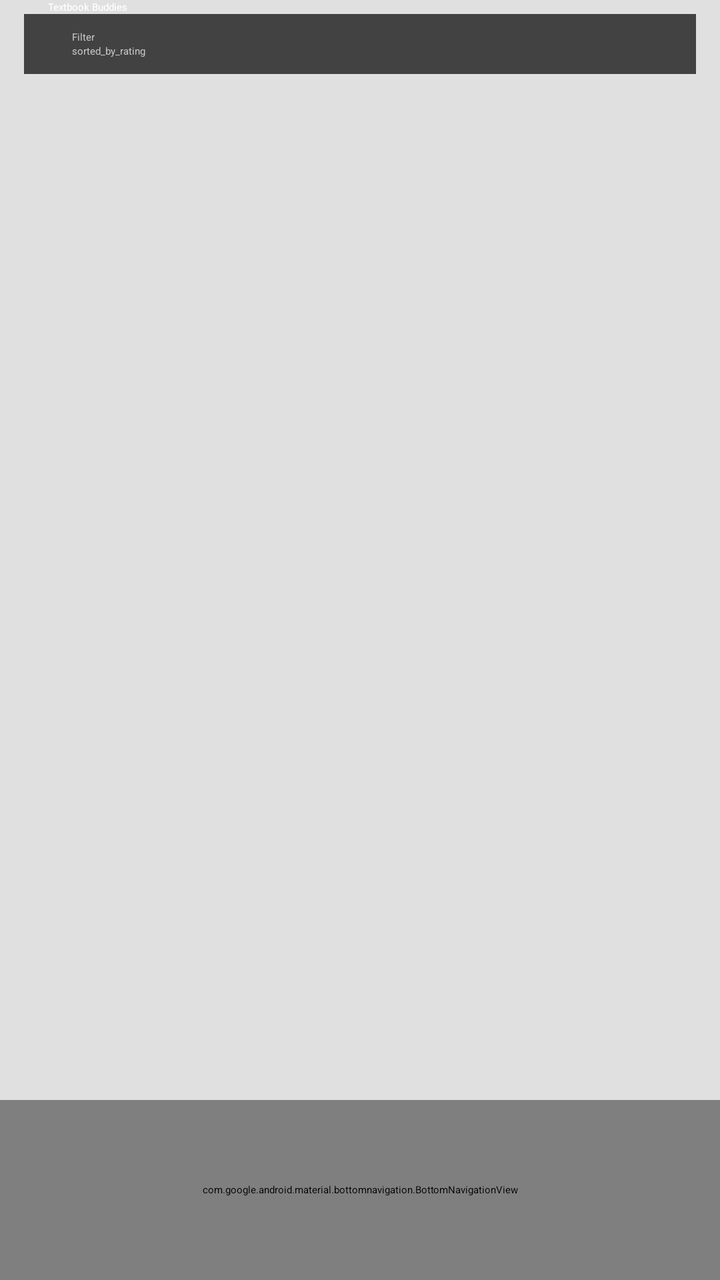
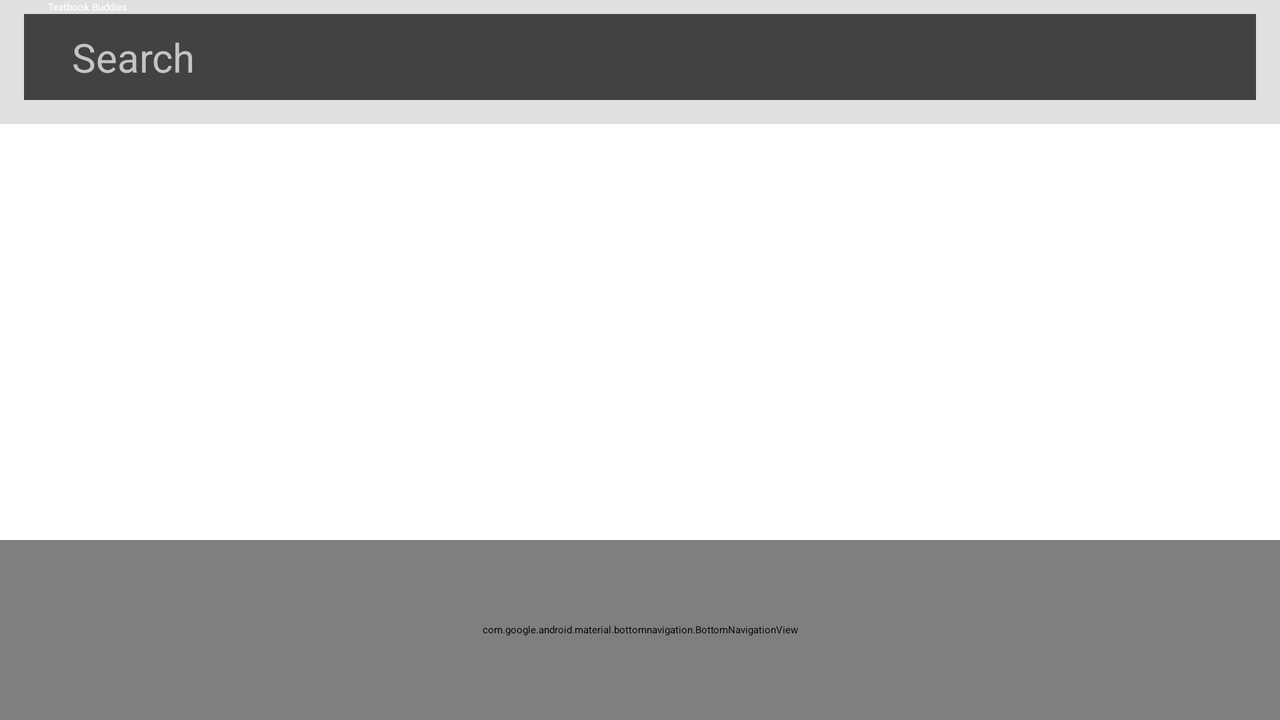

The same Android screen from two of the app's own layout files: first res/layout/ as a phone draws it, then the repository's variant for another configuration, drawn on a device whose configuration selects that folder. Both files follow.
<!-- AndroidManifest.xml: application theme Theme.TextbookBuddies.NoActionBar -->
<!-- res/layout/activity_search.xml -->
<?xml version="1.0" encoding="utf-8"?>
<RelativeLayout xmlns:android="http://schemas.android.com/apk/res/android"
    xmlns:app="http://schemas.android.com/apk/res-auto"
    xmlns:tools="http://schemas.android.com/tools"
    android:layout_width="match_parent"
    android:layout_height="match_parent"
    android:background="#E0E0E0"
    tools:context="com.example.textbookbuddies.search.Search">

    <androidx.appcompat.widget.Toolbar
        android:id="@+id/toolbar"
        android:layout_width="match_parent"
        android:layout_height="wrap_content"
        android:background="?attr/colorPrimary"
        app:title="@string/app_name"
        app:titleMarginStart="24dp"
        app:titleTextColor="@android:color/white" />

    <FrameLayout
        android:id="@+id/filter_bar_container"
        android:layout_width="match_parent"
        android:layout_height="wrap_content"
        android:layout_below="@+id/toolbar"
        android:background="?attr/colorPrimary"
        android:paddingBottom="12dp"
        android:paddingLeft="12dp"
        android:paddingRight="12dp">

        <androidx.cardview.widget.CardView
            android:id="@+id/filter_bar"
            android:layout_width="match_parent"
            android:layout_height="wrap_content"
            android:clickable="true"
            android:elevation="8dp"
            android:foreground="?attr/selectableItemBackground">

            <RelativeLayout
                android:layout_width="match_parent"
                android:layout_height="wrap_content"
                android:gravity="center_vertical">

                <ImageView
                    android:id="@+id/button_filter"
                    android:layout_width="wrap_content"
                    android:layout_height="wrap_content"
                    android:layout_centerVertical="true"
                    android:padding="8dp"
                    app:tint="@color/grey"
                    app:srcCompat="@drawable/ic_filter_list_white_24px" />

                <LinearLayout
                    android:id="@+id/text_current_search_container"
                    android:layout_width="wrap_content"
                    android:layout_height="wrap_content"
                    android:layout_centerVertical="true"
                    android:layout_marginLeft="8dp"
                    android:layout_toRightOf="@+id/button_filter"
                    android:orientation="vertical"
                    android:paddingBottom="8dp"
                    android:paddingTop="8dp">

                    <TextView
                        android:id="@+id/text_current_search"
                        android:layout_width="wrap_content"
                        android:layout_height="wrap_content"
                        android:text="all_restaurants"
                        android:textColor="@color/grey"
                        tools:text="Filter" />

                    <TextView
                        android:id="@+id/text_current_sort_by"
                        android:layout_width="wrap_content"
                        android:layout_height="wrap_content"
                        android:text="sorted_by_rating"
                        android:textColor="@color/grey" />

                </LinearLayout>

                <ImageView
                    android:id="@+id/button_clear_filter"
                    android:layout_width="wrap_content"
                    android:layout_height="wrap_content"
                    android:layout_alignParentRight="true"
                    android:layout_centerVertical="true"
                    android:padding="8dp"
                    app:tint="@color/grey"
                    app:srcCompat="@drawable/ic_close_white_24px" />

            </RelativeLayout>

        </androidx.cardview.widget.CardView>

    </FrameLayout>

    
    <androidx.recyclerview.widget.RecyclerView
        android:id="@+id/recycler_restaurants"
        android:layout_width="match_parent"
        android:layout_height="wrap_content"
        android:layout_below="@+id/filter_bar_container"
        android:background="@android:color/white"
        tools:listitem="@layout/item_restaurant" />

    
    <View
        android:layout_width="match_parent"
        android:layout_height="4dp"
        android:layout_below="@+id/filter_bar_container" />

    
    <LinearLayout
        android:id="@+id/view_empty"
        android:layout_width="wrap_content"
        android:layout_height="wrap_content"
        android:layout_alignParentBottom="true"
        android:layout_below="@+id/toolbar"
        android:layout_centerHorizontal="true"
        android:gravity="center"
        android:orientation="vertical"
        android:visibility="gone"
        tools:visibility="gone">

        <TextView
            android:layout_width="wrap_content"
            android:layout_height="wrap_content"
            android:gravity="center"
            android:text="no results"
            android:textColor="@color/grey" />

    </LinearLayout>

    <ProgressBar
        android:id="@+id/progress_loading"
        android:layout_width="wrap_content"
        android:layout_height="wrap_content"
        android:layout_alignBottom="@+id/recycler_restaurants"
        android:layout_alignTop="@+id/recycler_restaurants"
        android:layout_centerHorizontal="true"
        android:visibility="gone" />

    <com.google.android.material.bottomnavigation.BottomNavigationView
        android:id="@+id/bottomNavView_Bar"
        android:layout_width="420dp"
        android:layout_height="90dp"
        android:background="@color/maroon"
        android:visibility="visible"
        app:itemIconTint="?android:attr/colorActivatedHighlight"
        app:itemTextColor="?android:attr/colorActivatedHighlight"
        app:labelVisibilityMode="labeled"
        android:layout_alignParentBottom="true"
        app:menu="@menu/bottom_navigation_menu" />

</RelativeLayout>
<!-- res/layout/item_restaurant.xml (included above) -->
<?xml version="1.0" encoding="utf-8"?>
<RelativeLayout xmlns:android="http://schemas.android.com/apk/res/android"
    xmlns:tools="http://schemas.android.com/tools"
    android:layout_width="match_parent"
    android:layout_height="wrap_content"
    android:background="?attr/selectableItemBackground"
    android:orientation="vertical"
    android:padding="8dp">

    <ImageView
        android:id="@+id/restaurant_item_image"
        android:layout_width="60dp"
        android:layout_height="60dp"
        android:background="#757575"
        android:scaleType="centerCrop"
        android:src="@drawable/ic_restaurant_white_24px" />

    <TextView
        android:id="@+id/restaurant_item_name"
        style="@style/AppTheme.Subheader"
        android:layout_width="wrap_content"
        android:layout_height="wrap_content"
        android:layout_alignTop="@+id/restaurant_item_image"
        android:layout_marginBottom="4dp"
        android:layout_marginLeft="8dp"
        android:layout_marginTop="-2dp"
        android:layout_toLeftOf="@+id/restaurant_item_price"
        android:layout_toRightOf="@+id/restaurant_item_image"
        android:ellipsize="end"
        android:maxLines="1"
        tools:text="Foo's Bar" />

    <me.zhanghai.android.materialratingbar.MaterialRatingBar
        android:id="@+id/restaurant_item_rating"
        style="@style/Widget.MaterialRatingBar.RatingBar.Indicator.Small"
        android:layout_width="wrap_content"
        android:layout_height="wrap_content"
        android:layout_alignLeft="@+id/restaurant_item_name"
        android:layout_below="@+id/restaurant_item_name"
        android:layout_marginBottom="4dp" />

    <TextView
        android:id="@+id/restaurant_item_num_ratings"
        style="@style/AppTheme.Caption"
        android:layout_width="wrap_content"
        android:layout_height="wrap_content"
        android:layout_alignBottom="@+id/restaurant_item_rating"
        android:layout_alignTop="@+id/restaurant_item_rating"
        android:layout_marginLeft="4dp"
        android:layout_toRightOf="@+id/restaurant_item_rating"
        android:gravity="center_vertical"
        android:textColor="@color/greyDisabled"
        tools:text="(10)" />

    <TextView
        android:id="@+id/restaurant_item_category"
        style="@style/AppTheme.Body1"
        android:layout_width="wrap_content"
        android:layout_height="wrap_content"
        android:layout_alignLeft="@+id/restaurant_item_name"
        android:layout_below="@+id/restaurant_item_rating"
        android:textColor="@color/greySecondary"
        tools:text="Italian" />

    <TextView
        android:id="@+id/restaurant_item_city_divider"
        style="@style/AppTheme.TextDivider"
        android:layout_alignTop="@+id/restaurant_item_category"
        android:layout_toRightOf="@+id/restaurant_item_category"
        android:text="@string/divider_bullet" />

    <TextView
        android:id="@+id/restaurant_item_city"
        style="@style/AppTheme.Body1"
        android:layout_width="wrap_content"
        android:layout_height="wrap_content"
        android:layout_alignTop="@+id/restaurant_item_category"
        android:layout_toRightOf="@+id/restaurant_item_city_divider"
        android:textColor="@color/greySecondary"
        tools:text="San Francisco" />

    <TextView
        android:id="@+id/restaurant_item_price"
        style="@style/AppTheme.Caption"
        android:layout_width="wrap_content"
        android:layout_height="wrap_content"
        android:layout_alignParentRight="true"
        android:textColor="@color/greySecondary"
        tools:text="$$$" />

</RelativeLayout>
<!-- resources referenced by this layout -->
<resources>
  <color name="grey">#C4C4C4</color>
  <color name="greyDisabled">#61000000</color>
  <color name="greySecondary">#8B000000</color>
  <color name="maroon">#730606</color>
  <!-- drawable ic_close_white_24px (drawable) -->
  <vector xmlns:android="http://schemas.android.com/apk/res/android"
      android:width="24dp"
      android:height="24dp"
      android:viewportWidth="24.0"
      android:viewportHeight="24.0">
      <path
          android:pathData="M19,6.41L17.59,5 12,10.59 6.41,5 5,6.41 10.59,12 5,17.59 6.41,19 12,13.41 17.59,19 19,17.59 13.41,12z"
          android:fillColor="#FFFFFF"/>
  </vector>
  <!-- drawable ic_filter_list_white_24px (drawable) -->
  <vector xmlns:android="http://schemas.android.com/apk/res/android"
      android:width="24dp"
      android:height="24dp"
      android:viewportWidth="24.0"
      android:viewportHeight="24.0">
      <path
          android:pathData="M10,18h4v-2h-4v2zM3,6v2h18L21,6L3,6zM6,13h12v-2L6,11v2z"
          android:fillColor="#FFFFFF"/>
  </vector>
  <!-- drawable ic_restaurant_white_24px (drawable) -->
  <vector xmlns:android="http://schemas.android.com/apk/res/android"
      android:width="24dp"
      android:height="24dp"
      android:viewportWidth="24.0"
      android:viewportHeight="24.0">
      <path
          android:pathData="M11,9L9,9L9,2L7,2v7L5,9L5,2L3,2v7c0,2.12 1.66,3.84 3.75,3.97L6.75,22h2.5v-9.03C11.34,12.84 13,11.12 13,9L13,2h-2v7zM16,6v8h2.5v8L21,22L21,2c-2.76,0 -5,2.24 -5,4z"
          android:fillColor="#FFFFFF"/>
  </vector>
  <string name="app_name">Textbook Buddies</string>
  <style name="AppTheme.Body1">
          <item name="android:fontFamily">sans-serif</item>
          <item name="android:textSize">14sp</item>
      </style>
  <style name="AppTheme.Caption">
          <item name="android:fontFamily">sans-serif</item>
          <item name="android:textSize">12sp</item>
      </style>
  <style name="AppTheme.Subheader">
          <item name="android:fontFamily">sans-serif</item>
          <item name="android:textSize">16sp</item>
      </style>
  <style name="AppTheme.TextDivider">
          <item name="android:layout_width">wrap_content</item>
          <item name="android:layout_height">wrap_content</item>
          <item name="android:layout_marginLeft">4dp</item>
          <item name="android:layout_marginRight">4dp</item>
          <item name="android:textColor">@color/greySecondary</item>
      </style>
</resources>
<!-- res/layout-land/activity_search.xml (the repository's variant of the layout above) -->
<!-- drawn on the phone turned sideways -->
<?xml version="1.0" encoding="utf-8"?>
<RelativeLayout xmlns:android="http://schemas.android.com/apk/res/android"
    xmlns:app="http://schemas.android.com/apk/res-auto"
    xmlns:tools="http://schemas.android.com/tools"
    android:layout_width="match_parent"
    android:layout_height="match_parent"
    android:background="#E0E0E0"
    tools:context="com.example.textbookbuddies.search.Search">

    <androidx.appcompat.widget.Toolbar
        android:id="@+id/toolbar"
        android:layout_width="match_parent"
        android:layout_height="wrap_content"
        android:background="?attr/colorPrimary"
        app:title="@string/app_name"
        app:titleMarginStart="24dp"
        app:titleTextColor="@android:color/white" />

    <FrameLayout
        android:id="@+id/filter_bar_container"
        android:layout_width="match_parent"
        android:layout_height="wrap_content"
        android:layout_below="@+id/toolbar"
        android:background="?attr/colorPrimary"
        android:paddingBottom="12dp"
        android:paddingLeft="12dp"
        android:paddingRight="12dp">

        <androidx.cardview.widget.CardView
            android:id="@+id/filter_bar"
            android:layout_width="match_parent"
            android:layout_height="wrap_content"
            android:clickable="true"
            android:elevation="8dp"
            android:foreground="?attr/selectableItemBackground">

            <RelativeLayout
                android:layout_width="match_parent"
                android:layout_height="wrap_content"
                android:gravity="center_vertical">

                <ImageView
                    android:id="@+id/button_filter"
                    android:layout_width="wrap_content"
                    android:layout_height="wrap_content"
                    android:layout_centerVertical="true"
                    android:padding="8dp"
                    app:tint="@color/grey"
                    app:srcCompat="@drawable/ic_filter_list_white_24px" />

                <LinearLayout
                    android:id="@+id/text_current_search_container"
                    android:layout_width="wrap_content"
                    android:layout_height="wrap_content"
                    android:layout_centerVertical="true"
                    android:layout_marginLeft="8dp"
                    android:layout_toRightOf="@+id/button_filter"
                    android:orientation="vertical"
                    android:paddingBottom="8dp"
                    android:paddingTop="8dp">

                    <EditText
                        android:id="@+id/text_current_search"
                        android:layout_width="wrap_content"
                        android:layout_height="wrap_content"
                        android:textSize="20dp"
                        android:hint="Search"
                        android:textColor="@color/grey"/>








                </LinearLayout>

                <ImageView
                    android:id="@+id/button_clear_filter"
                    android:layout_width="wrap_content"
                    android:layout_height="wrap_content"
                    android:layout_alignParentRight="true"
                    android:layout_centerVertical="true"
                    android:padding="8dp"
                    app:tint="@color/grey"
                    app:srcCompat="@drawable/ic_close_white_24px" />

            </RelativeLayout>

        </androidx.cardview.widget.CardView>

    </FrameLayout>

    
    <androidx.recyclerview.widget.RecyclerView
        android:id="@+id/recycler_books"
        android:layout_width="match_parent"
        android:layout_height="wrap_content"
        android:layout_above="@+id/bottomNavView_Bar"
        android:layout_below="@+id/filter_bar_container"
        android:layout_marginBottom="-1dp"
        android:background="@android:color/white"
        tools:listitem="@layout/item_book_public" />

    
    <View
        android:layout_width="match_parent"
        android:layout_height="4dp"
        android:layout_below="@+id/filter_bar_container" />

    
    <LinearLayout
        android:id="@+id/view_empty"
        android:layout_width="wrap_content"
        android:layout_height="wrap_content"
        android:layout_alignParentBottom="true"
        android:layout_below="@+id/toolbar"
        android:layout_centerHorizontal="true"
        android:gravity="center"
        android:orientation="vertical"
        android:visibility="gone"
        tools:visibility="gone">

        <TextView
            android:layout_width="wrap_content"
            android:layout_height="wrap_content"
            android:gravity="center"
            android:text="no results"
            android:textColor="@color/grey" />

    </LinearLayout>

    <ProgressBar
        android:id="@+id/progress_loading"
        android:layout_width="wrap_content"
        android:layout_height="wrap_content"
        android:layout_alignBottom="@+id/recycler_books"
        android:layout_alignTop="@+id/recycler_books"
        android:layout_centerHorizontal="true"
        android:visibility="gone" />

    <com.google.android.material.bottomnavigation.BottomNavigationView
        android:id="@+id/bottomNavView_Bar"
        android:layout_width="match_parent"
        android:layout_height="90dp"
        android:layout_alignParentBottom="true"
        android:background="@color/maroon"
        android:visibility="visible"
        app:itemIconTint="?android:attr/colorActivatedHighlight"
        app:itemTextColor="?android:attr/colorActivatedHighlight"
        app:labelVisibilityMode="labeled"
        app:menu="@menu/bottom_navigation_menu" />

</RelativeLayout>
<!-- res/layout/item_book_public.xml (included above) -->
<?xml version="1.0" encoding="utf-8"?>
<RelativeLayout xmlns:android="http://schemas.android.com/apk/res/android"
    xmlns:tools="http://schemas.android.com/tools"
    xmlns:app="http://schemas.android.com/apk/res-auto"
    android:id="@+id/itembook_public"
    android:layout_width="match_parent"
    android:layout_height="wrap_content"
    android:background="?attr/selectableItemBackground"
    android:orientation="vertical">

    <ImageView
        android:id="@+id/bkDetailedImage"
        android:layout_width="120dp"
        android:layout_height="120dp"
        android:layout_marginLeft="5dp"
        android:layout_marginRight="5dp"
        android:layout_marginTop="5dp"
        android:layout_marginBottom="5dp"
        android:scaleType="centerCrop"
        app:srcCompat="@drawable/ic_baseline_image_100"/>

    <TextView
        android:id="@+id/bkTitle"
        android:layout_width="wrap_content"
        android:layout_height="wrap_content"
        android:layout_alignParentTop="true"
        android:layout_marginTop="4dp"
        android:layout_marginLeft="4dp"
        android:layout_toRightOf="@+id/bkDetailedImage"
        android:layout_toEndOf="@+id/bkDetailedImage"
        android:ellipsize="end"
        android:maxLines="1"
        android:textSize="16sp"
        tools:text="Learning C# by Developing Games with Unity 2019" />

    <TextView
        android:id="@+id/bkAuthor"
        android:layout_width="wrap_content"
        android:layout_height="wrap_content"
        android:layout_below="@+id/bkTitle"
        android:layout_alignParentEnd="true"
        android:layout_marginLeft="16dp"
        android:layout_toRightOf="@+id/bkAuthorTitle"
        android:layout_toEndOf="@+id/bkAuthorTitle"
        android:textSize="14sp"
        android:ellipsize="end"
        android:maxLines="1"
        tools:text="Joe Smith" />

    <TextView
        android:id="@+id/bkAuthorTitle"
        android:layout_width="wrap_content"
        android:layout_height="wrap_content"
        android:layout_below="@+id/bkTitle"
        android:layout_marginLeft="4dp"
        android:layout_toRightOf="@+id/bkDetailedImage"
        android:textSize="14sp"
        android:ellipsize="end"
        android:maxLines="1"
        android:text="Author: " />

    <TextView
        android:id="@+id/bkEmail"
        android:layout_width="wrap_content"
        android:layout_height="wrap_content"
        android:layout_below="@+id/bkPrice"
        android:layout_marginLeft="16dp"
        android:layout_toRightOf="@+id/bkAuthorTitle"
        android:textSize="14sp"
        android:ellipsize="end"
        android:maxLines="1"
        tools:text="emilyrn18@vt.edu" />

    <TextView
        android:id="@+id/bkPhone"
        android:layout_width="206dp"
        android:layout_height="wrap_content"
        android:layout_below="@+id/bkEmail"
        android:layout_marginLeft="16dp"
        android:layout_toRightOf="@+id/bkAuthorTitle"
        android:textSize="14sp"
        android:ellipsize="end"
        android:maxLines="1"
        tools:text="434-555-0000" />

    <TextView
        android:id="@+id/bkContactTitle"
        android:layout_width="wrap_content"
        android:layout_height="wrap_content"
        android:layout_below="@+id/bkPriceTitle"
        android:layout_marginLeft="4dp"
        android:layout_toRightOf="@+id/bkDetailedImage"
        android:textSize="14sp"
        android:text="Contact:" />

    <TextView
        android:id="@+id/bkIsbn"
        android:layout_width="196dp"
        android:layout_height="wrap_content"
        android:layout_below="@+id/bkAuthor"
        android:layout_marginLeft="16dp"
        android:layout_toRightOf="@+id/bkAuthorTitle"
        android:textSize="14sp"
        tools:text="123456" />

    <TextView
        android:id="@+id/bkPrice"
        android:layout_width="209dp"
        android:layout_height="wrap_content"
        android:layout_below="@+id/bkIsbn"
        android:layout_marginLeft="16dp"
        android:layout_toRightOf="@+id/bkAuthorTitle"
        android:textSize="14sp"
        android:ellipsize="end"
        android:maxLines="1"
        tools:text="$45.99" />

    <TextView
        android:id="@+id/bkPriceTitle"
        android:layout_width="wrap_content"
        android:layout_height="wrap_content"
        android:layout_below="@+id/bkIsbnTitle"
        android:layout_marginLeft="4dp"
        android:layout_toRightOf="@+id/bkDetailedImage"
        android:textSize="14sp"
        android:text="Price:" />

    <TextView
        android:id="@+id/bkIsbnTitle"
        android:layout_width="wrap_content"
        android:layout_height="wrap_content"
        android:layout_below="@+id/bkAuthorTitle"
        android:layout_marginLeft="4dp"
        android:layout_toRightOf="@+id/bkDetailedImage"
        android:textSize="14sp"
        android:text="ISBN:" />

</RelativeLayout>
<!-- resources referenced by the variant -->
<!-- as the phone turned sideways resolves them -->
<resources>
  <color name="grey">#C4C4C4</color>
  <color name="maroon">#730606</color>
  <!-- drawable ic_close_white_24px (drawable) -->
  <vector xmlns:android="http://schemas.android.com/apk/res/android"
      android:width="24dp"
      android:height="24dp"
      android:viewportWidth="24.0"
      android:viewportHeight="24.0">
      <path
          android:pathData="M19,6.41L17.59,5 12,10.59 6.41,5 5,6.41 10.59,12 5,17.59 6.41,19 12,13.41 17.59,19 19,17.59 13.41,12z"
          android:fillColor="#FFFFFF"/>
  </vector>
  <!-- drawable ic_filter_list_white_24px (drawable) -->
  <vector xmlns:android="http://schemas.android.com/apk/res/android"
      android:width="24dp"
      android:height="24dp"
      android:viewportWidth="24.0"
      android:viewportHeight="24.0">
      <path
          android:pathData="M10,18h4v-2h-4v2zM3,6v2h18L21,6L3,6zM6,13h12v-2L6,11v2z"
          android:fillColor="#FFFFFF"/>
  </vector>
  <string name="app_name">Textbook Buddies</string>
</resources>
